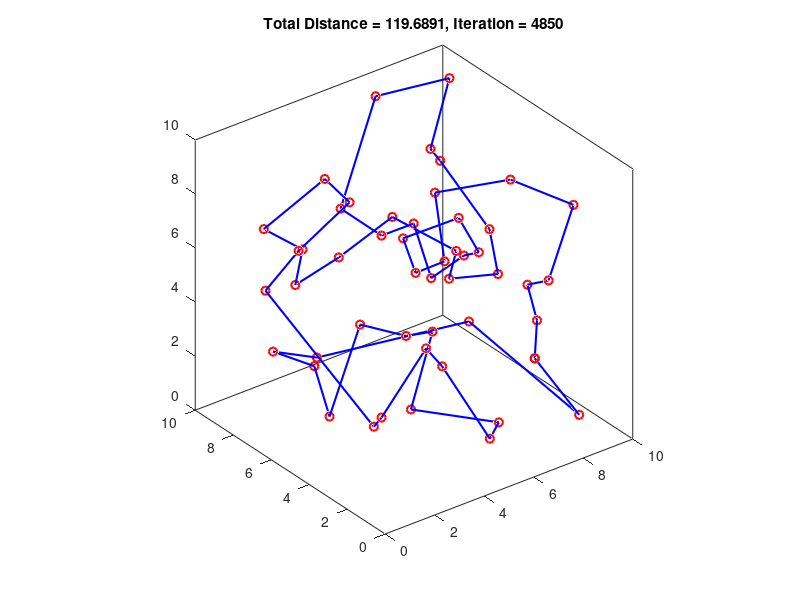
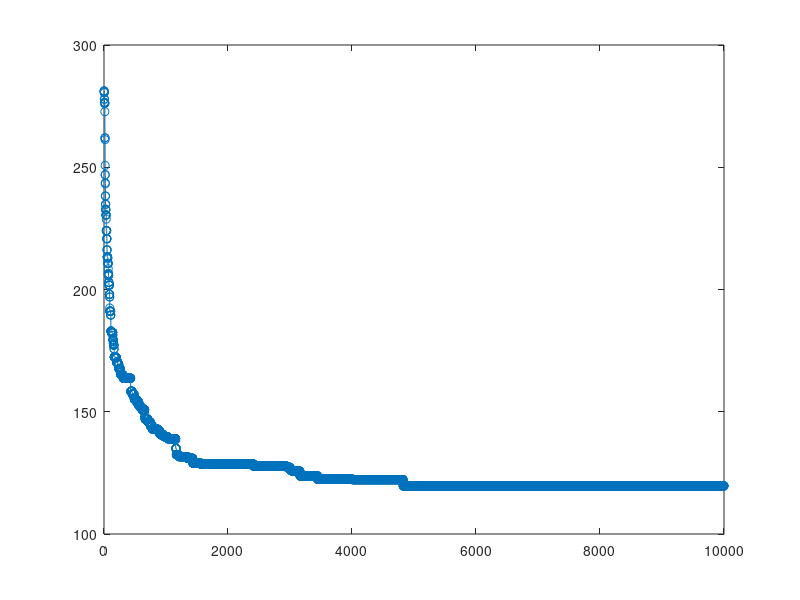

Write the MATLAB code that produced these figures, in order.
clear; figure(1); clf
n = 50;
dims = 3;
xy = 10*rand(n,dims);
numIter = 10000;

for i=1:n
  for j=1:n
    dmat(i,j)=sqrt(sum((xy(i,:)-xy(j,:)).^2));
  endfor
end

routes(1,:) = [1:n];

for k = 2:4
  routes(k,:) = randperm(n);
end

globalMin = Inf;

for iter = 1:numIter
  for p = 1:4
    d = dmat(routes(p,n),routes(p,1));
    for k = 2:n
      d = d + dmat(routes(p,k-1), routes(p,k));
    endfor
    totalDist(p) = d;
  endfor
  [minDist,idx] = min(totalDist);
  distHistory(iter) = minDist;
  if minDist < globalMin && mod(iter, 50) == 0
    globalMin = minDist;
    rte = routes(idx,:);
    rte = rte([1:n 1]);
    xx = xy(rte,1);
    yy = xy(rte,2);
    if dims < 3
      plot(xx,yy,'ro', 'linewidth', 1.5);
      hold on;
      plot(xx,yy,'b-', 'linewidth', 1.5);
      hold off;
    else zz = xy(rte,3);
      plot3(xx,yy,zz,'ro', 'linewidth', 1.5);
      hold on;
      plot3(xx,yy,zz,'b-', 'linewidth', 1.5);
      hold off;
      box on
    endif
    title(sprintf('Total Distance = %1.4f, Iteration = %d', minDist, iter));
    axis square
    pause(0.2)
  endif
  [ignore, idx] = min(totalDist);
  bestOf4Route = routes(idx, :);
  routeInsertionPoints = sort(ceil(n*rand(1,2)));
  I = routeInsertionPoints(1);
  J = routeInsertionPoints(2);
  for k = 1:4
    routes(k,:) = bestOf4Route;
    switch k
      case 2
        routes(k, I:J) = routes(k,J:-1:I);
      case 3
        routes(k, [I J]) = routes(k,[J I]);
      case 4
        routes(k, I:J) = routes(k,[I+1:J I]);
    endswitch
  endfor
end

figure(2);
clf;
plot(distHistory, 'o-')
